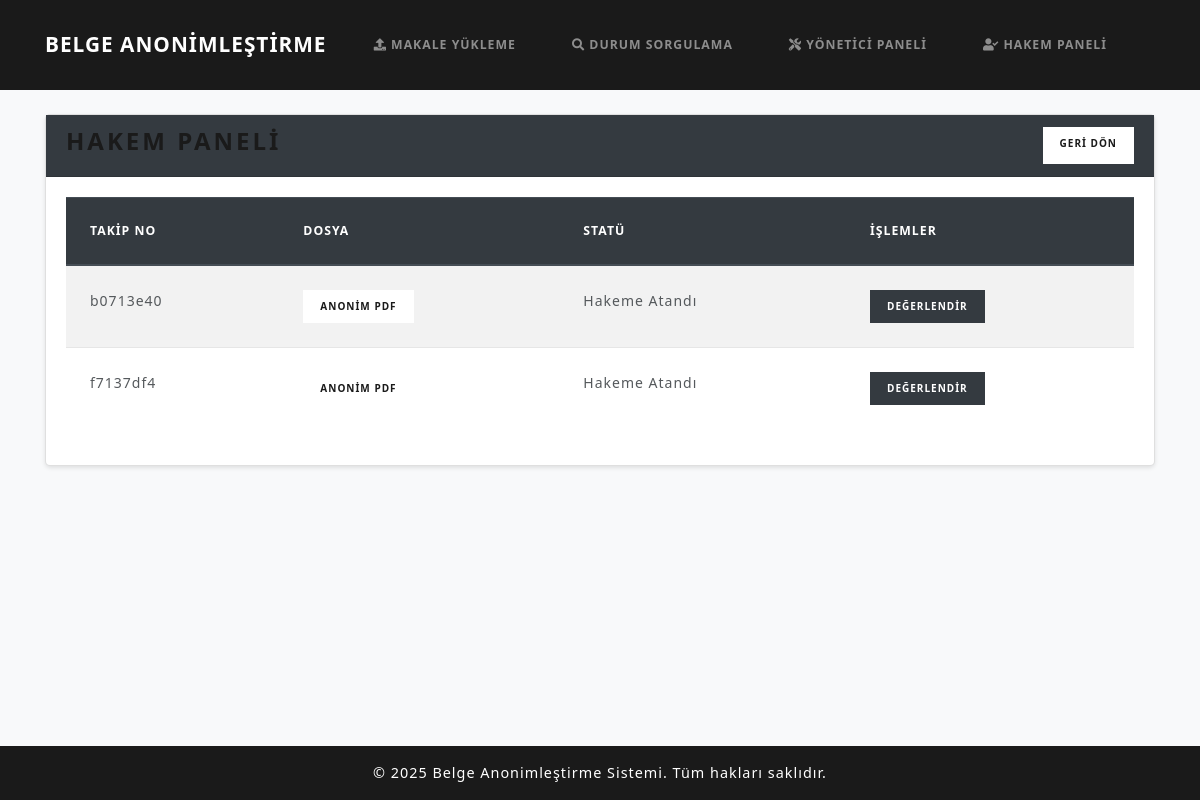
Page /makalesistemi/degerlendirici/ on the earlier database version.
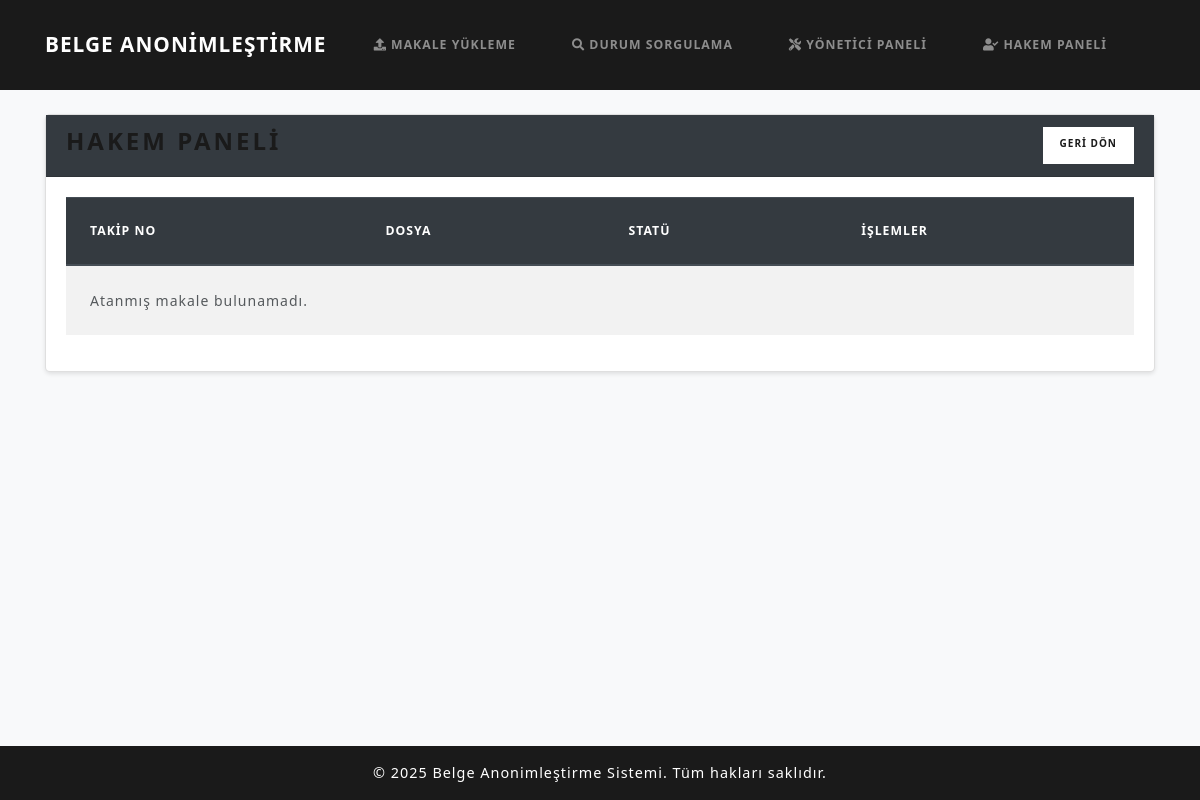
Same page on the later database version.
### papers/models.py (models this page shows, shortened)
class Submission(models.Model):
    tracking_number = models.CharField(max_length=50, unique=True)
    email_hash = models.CharField(max_length=64)
    encrypted_filename = models.TextField(null=True, blank=True)
    original_pdf = models.FileField(upload_to='uploads/')
    revised_pdf = models.FileField(upload_to='uploads/', null=True, blank=True)
    anonymized_pdf = models.FileField(upload_to='anonymized/', null=True, blank=True)
    final_pdf = models.FileField(upload_to='final/', null=True, blank=True)
    extracted_keywords = models.TextField(blank=True, null=True)
    domains = models.ManyToManyField(Domain, blank=True, related_name='submissions')
    status = models.CharField(max_length=50, choices=STATUS_CHOICES, default='Gönderildi')
    review = models.TextField(null=True, blank=True)
    reviewer = models.ForeignKey(Reviewer, null=True, blank=True, on_delete=models.SET_NULL)
    timestamp = models.DateTimeField(default=timezone.now)

### papers/views.py (the view)
# urls.py: path('makalesistemi/degerlendirici/', views.reviewer_dashboard, name='reviewer_dashboard'),
def reviewer_dashboard(request):
    subs = Submission.objects.filter(status__in=["Hakeme Atandı","Değerlendirildi"]).order_by('-timestamp')
    return render(request, 'reviewer_panel.html', {'submissions': subs})

### templates/reviewer_panel.html
{% extends 'base.html' %}
{% block content %}
<div class="card">
  <div class="card-header bg-dark text-white d-flex justify-content-between">
    <h3>Hakem Paneli</h3>
    <a href="{% url 'reviewer_dashboard' %}" class="btn btn-light btn-sm">GERİ DÖN</a>
  </div>
  <div class="card-body">
    <div class="table-responsive">
      <table class="table table-striped">
        <thead class="thead-dark">
          <tr>
            <th>Takip No</th>
            <th>Dosya</th>
            <th>Statü</th>
            <th>İşlemler</th>
          </tr>
        </thead>
        <tbody>
          {% for sub in submissions %}
          <tr>
            <td>{{ sub.tracking_number }}</td>
            <td>
              {% if sub.anonymized_pdf %}
              <a href="{{ sub.anonymized_pdf.url }}" class="btn btn-secondary btn-sm">Anonim PDF</a>
              {% endif %}
            </td>
            <td>{{ sub.status }}</td>
            <td>
              {% if sub.status == "Hakeme Atandı" or sub.status == "Değerlendirildi" %}
              <a href="{% url 'review_view' sub.tracking_number %}" class="btn btn-dark btn-sm">Değerlendir</a>
              {% endif %}
            </td>
          </tr>
          {% empty %}
          <tr>
            <td colspan="4">Atanmış makale bulunamadı.</td>
          </tr>
          {% endfor %}
        </tbody>
      </table>
    </div>
  </div>
</div>
{% endblock %}

Differences in the rows shown:
removed Submission: tracking_number "b0713e40", status "Hakeme Atandı", shows "DEĞERLENDIR"
removed Submission: tracking_number "f7137df4", status "Hakeme Atandı", shows "DEĞERLENDIR"
Other differences:
text now shown: "Atanmış makale bulunamadı."
